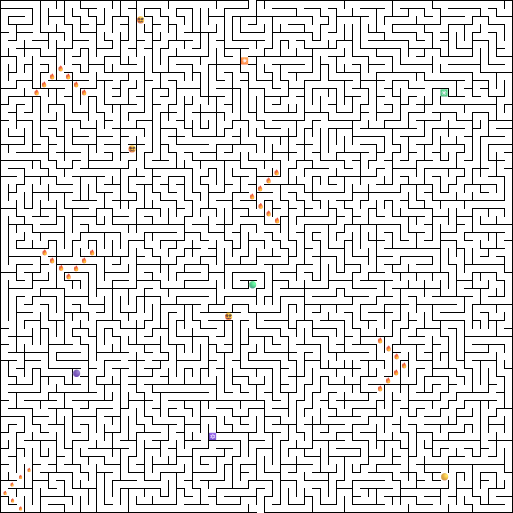
#> input picture maze-alpha/MAZE_1.png, 1026 x 1026 px (shown at 1/2 size)
$ python evaluate.py
#> lines starting #> are read from the running program, lines starting #| are printed output that depends on the picture
### maze.py
import os
import sys
from collections import deque
import numpy as np
from PIL import Image
import cv2
import glob

# use opencv to load templates and do template matching to find hazards in the maze
class CvTemplateHazards:

    # [83 lines left out: functions __init__, mask_foreground, foreground_mean_bgr, color_distances, classify, not called in this run]

# load templates from ./templates directory
def load_templates_from_dir(template_dir="templates"):
    labels = ["confusion", "death_pit", "teleport_orange", "teleport_green", "teleport_purple", "teleport_red", "arrow_up", "arrow_left"]
    templates_by_label = {}

    for lab in labels:
        patterns = [
            os.path.join(template_dir, f"{lab}_*.png"),
            os.path.join(template_dir, f"{lab}_*.jpg"),
            os.path.join(template_dir, f"{lab}_*.jpeg"),
        ]
        files = []
        for pat in patterns:
            files.extend(glob.glob(pat))
        files = sorted(files)

        if files:
            templates_by_label[lab] = files

    if not templates_by_label:
        raise RuntimeError(f"No templates found in '{template_dir}'.")

    return templates_by_label


class MazeLoader:
    CELL_SIZE = 16
    WALL_THICKNESS = 2
    INNER_SIZE = CELL_SIZE - 2 * WALL_THICKNESS  # 14x14px

    def __init__(self, image_path, template_dir="templates", template_threshold=0.70):
        self.image_path = image_path
        self.img = Image.open(image_path).convert("RGB")
        self.rgb_array = np.array(self.img)
        self.h, self.w = self.rgb_array.shape[:2]

        gray_img = self.img.convert("L")
        self.maze_array = np.array(gray_img) > 128

        self.maze_height_cells = self.h // self.CELL_SIZE
        self.maze_width_cells = self.w // self.CELL_SIZE

        self.start_pos = self.find_middle_opening("bottom")
        self.goal_pos = self.find_middle_opening("top")

        self.death_pits = []
        self.confusion_pads = []
        self.teleport_purple = []
        self.teleport_orange = []
        self.teleport_green = []
        self.teleport_red = []
        self.arrow_up = []
        self.arrow_left = []

        self.bgr = cv2.cvtColor(self.rgb_array, cv2.COLOR_RGB2BGR)

        templates_by_label = load_templates_from_dir(template_dir)
        self.matcher = CvTemplateHazards(templates_by_label, size=(self.INNER_SIZE, self.INNER_SIZE))
        self.template_threshold = float(template_threshold)

    def find_middle_opening(self, edge):
        mid = self.w // 2
        search_range = 100
        row = 0 if edge == "top" else self.h - 1

        openings = []
        for j in range(max(0, mid - search_range), min(self.w, mid + search_range)):
            if self.maze_array[row, j]:
                openings.append((row, j))

        return openings[len(openings) // 2] if openings else None

    # [277 lines left out: functions cell_interior_bgr, classify_cell_template, color_fallback_label, detect_hazards, get_hazard_summary, cell_to_pixel and 4 more, not called in this run]

# [2 lines that do not run on import are left out]

### hazardDemo.py
import sys
from enum import Enum
from typing import List, Tuple, Optional
from maze import MazeLoader
from collections import deque
from PIL import Image

class Action(Enum):
    MOVE_UP = 0
    MOVE_DOWN = 1
    MOVE_LEFT = 2
    MOVE_RIGHT = 3
    WAIT = 4


class TurnResult:
    # [20 lines left out: functions __init__, __repr__, not called in this run]


class MazeEnvironment:
    CELL_SIZE = 16

    # direction vectors in (row, col) = (dy, dx) form
    DELTAS = {
        Action.MOVE_UP: (-1,  0),
        Action.MOVE_DOWN: ( 1,  0),
        Action.MOVE_LEFT: ( 0, -1),
        Action.MOVE_RIGHT: ( 0,  1),
        Action.WAIT: ( 0,  0),
    }

    # invert controls when confusion trap
    INVERT = {
        Action.MOVE_UP: Action.MOVE_DOWN,
        Action.MOVE_DOWN: Action.MOVE_UP,
        Action.MOVE_LEFT: Action.MOVE_RIGHT,
        Action.MOVE_RIGHT: Action.MOVE_LEFT,
        Action.WAIT: Action.WAIT,
    }

    def __init__(self, maze_image_path: str, rotate_fire: bool = False):
        self.loader = MazeLoader(maze_image_path)
#> in __init__, self.img is the input picture: PIL image 1026x1026 RGB; mean R, G, B 222.1, 221.8, 221.6
#> in __init__, `self.maze_array = np.array(gray_img) > 128`:
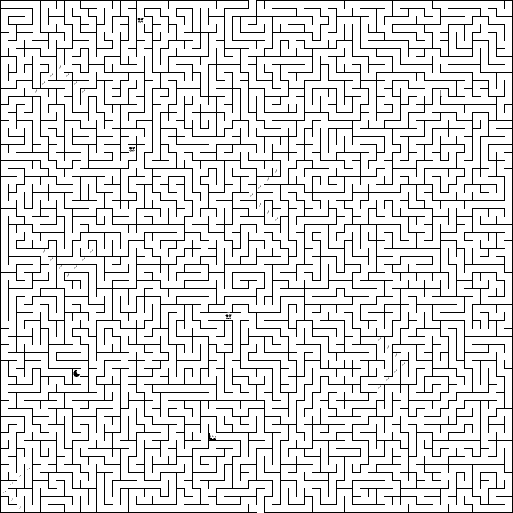
#> self.maze_array: shape (1026, 1026) bool (shown at 1/2 size); 87.1% white; black in thin lines or dots
#> after the loop in find_middle_opening, `for j in range(max(0, mid - search_range), min(self.w, mid + search_ra..`: openings = [(1025, 514), (1025, 515), (1025, 516), (1025, 517), (1025, 518), (1025, 519), (1025, 520), (1025, 521), (1025, 522), (1025, 523), (1025, 524), (1025, 525), (1025, 526), (1025, 527)]
#> in __init__, `self.start_pos = self.find_middle_opening("bottom")`: self.start_pos = (1025, 521)
#> in __init__, `self.goal_pos = self.find_middle_opening("top")`: self.goal_pos = (0, 505)
        self.loader.detect_hazards()

        h_cells = self.loader.maze_height_cells
        w_cells = self.loader.maze_width_cells
        self.grid = [[False] * w_cells for _ in range(h_cells)]
        for r in range(h_cells):
            for c in range(w_cells):
                py = r * self.CELL_SIZE + self.CELL_SIZE // 2
                px = c * self.CELL_SIZE + self.CELL_SIZE // 2
                py = min(py, self.loader.maze_array.shape[0] - 1)
                px = min(px, self.loader.maze_array.shape[1] - 1)
                self.grid[r][c] = bool(self.loader.maze_array[py, px])

        sp = self.loader.start_pos
        gp = self.loader.goal_pos
        self.start_cell = self.loader.pixel_to_cell(sp[0], sp[1])
        self.goal_cell = self.loader.pixel_to_cell(gp[0], gp[1])

        self.death_pits = set(map(tuple, self.loader.death_pits))
        self.initial_death_pits = set(self.death_pits)
        self.fire_clusters: List[List[Tuple[int, int]]] = self.group_clusters(self.death_pits)
        self.fire_cluster_pivots: List[Tuple[int, int]] = [
            self.cluster_orientation_and_pivot(cluster)[1]
            for cluster in self.fire_clusters
        ]
        self.fire_clusters = [
            self.complete_edge_fire_cluster(cluster, pivot)
            for cluster, pivot in zip(self.fire_clusters, self.fire_cluster_pivots)
        ]
        self.initial_fire_clusters = [list(cluster) for cluster in self.fire_clusters]
        self.initial_fire_cluster_pivots = list(self.fire_cluster_pivots)
        self.confusion_pads = set(map(tuple, self.loader.confusion_pads))

        all_hazard_cells = (
            self.death_pits
            | self.confusion_pads
            | set(map(tuple, self.loader.teleport_purple))
            | set(map(tuple, self.loader.teleport_orange))
            | set(map(tuple, self.loader.teleport_green))
            | set(map(tuple, self.loader.teleport_red))
        )
        for r, c in all_hazard_cells:
            self.grid[r][c] = True

        self.teleport_map: dict = {}
        for group in [self.loader.teleport_purple, self.loader.teleport_orange, self.loader.teleport_green, self.loader.teleport_red]:
            pads = [tuple(p) for p in group]
            for i in range(0, len(pads) - 1, 2):
                self.teleport_map[pads[i]]     = pads[i + 1]
                self.teleport_map[pads[i + 1]] = pads[i]
            if len(pads) % 2 == 1:          # unpaired pad → maps to itself (no-op)
                self.teleport_map[pads[-1]] = pads[-1]

        # episode state
        self.agent_pos: Tuple[int, int] = self.start_cell
        self.turn_count: int  = 0
        self.death_count: int  = 0
        self.confused_count: int  = 0
        self.teleport_count: int  = 0
        self.confused_turns_left: int = 0   # turns of confusion remaining
        self.cells_explored: set  = set()
        self.episode_active: bool = True
        self.freeze_fire: bool = False   # set True during demo navigation to pause rotation
        self.rotate_fire_enabled: bool = rotate_fire

    # [338 lines left out: functions group_clusters, cluster_orientation_and_pivot, complete_edge_fire_cluster, rotate_fire_cluster, is_cell_in_bounds, rotate_fire_clusters and 6 more, not called in this run]

# scripted to try each hazard
class DemoAgent:
    def __init__(self, env: MazeEnvironment):
        self.env = env

    # [294 lines left out: functions path_to, walk, walk_to, reachable_step_to, find_reachable_probe, find_any_probe and 3 more, not called in this run]

# [18 lines that do not run on import are left out]

### evaluate.py
import sys
from hazardDemo import MazeEnvironment
from agent import MazeAgent

MAX_EPISODES = 5
MAX_TURNS    = 10_000

maze_path  = sys.argv[1] if len(sys.argv) > 1 else "maze-alpha/MAZE_1.png"
arg2 = sys.argv[2] if len(sys.argv) > 2 else None
if arg2 and arg2.lower().endswith(".pkl"):
    model_path = arg2
    maze_label = sys.argv[3] if len(sys.argv) > 3 else maze_path.replace(".png","")
else:
    model_path = "agent.pkl"
    maze_label = arg2 if arg2 is not None else maze_path.replace(".png","")
print(f"Evaluating on {maze_path}  (label: {maze_label})")
print(f"Using model: {model_path}")

#> (the run stopped early here; a loop or call above may not have finished)
